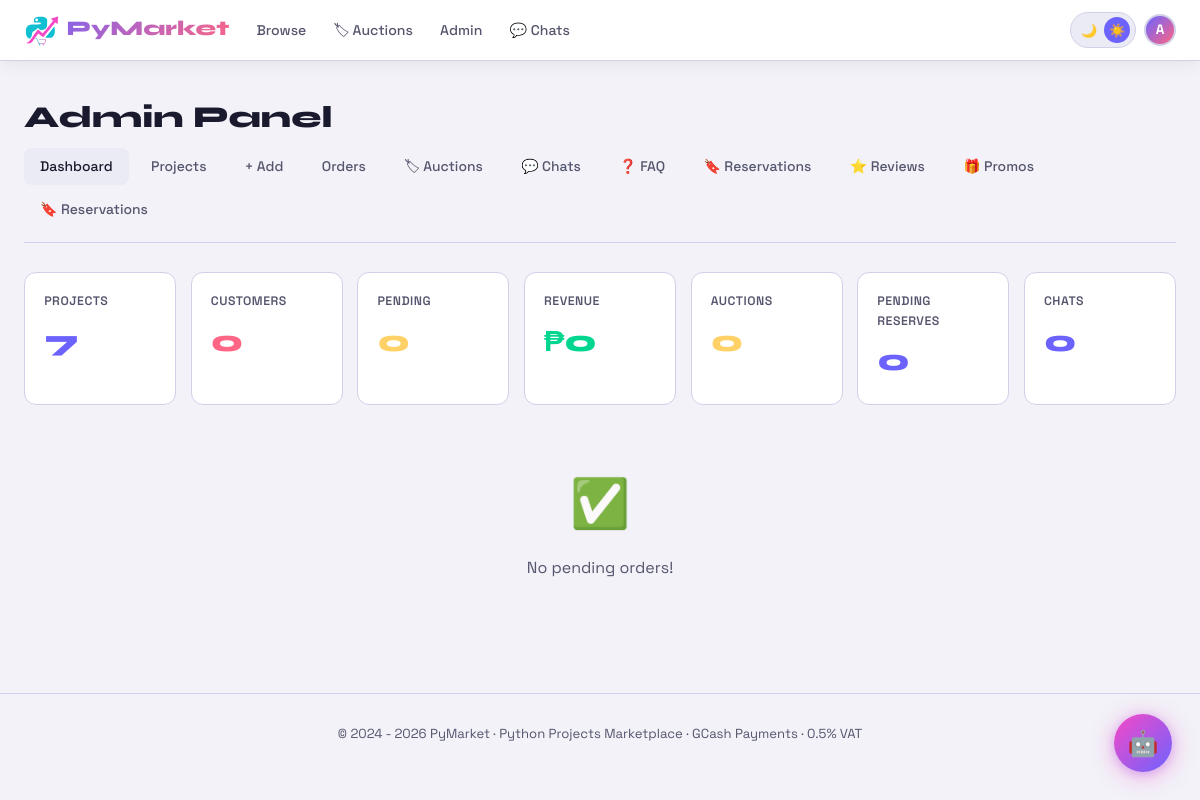
The page /admin (signed in) on the database as committed earlier.
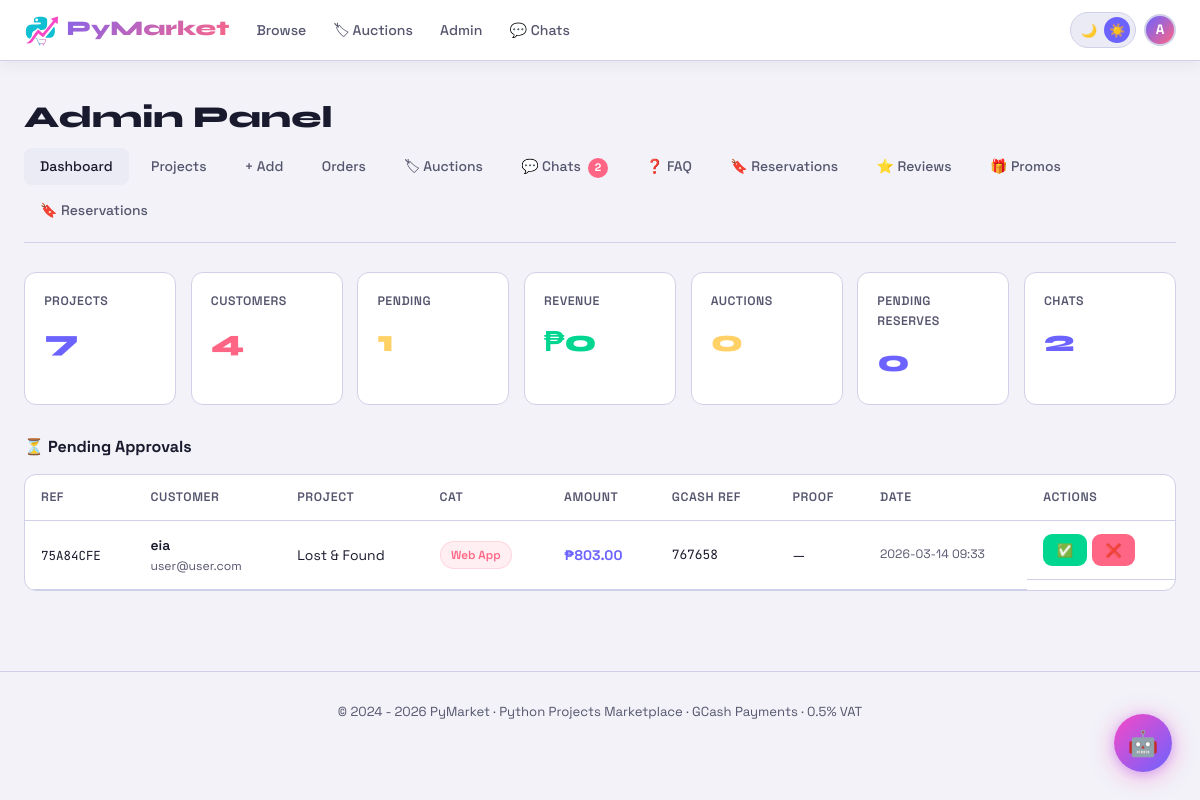
The same page on the database as committed later.
### tables this page shows
CREATE TABLE orders (
                id INTEGER PRIMARY KEY AUTOINCREMENT,
                order_ref TEXT UNIQUE NOT NULL,
                user_id INTEGER NOT NULL,
                project_id INTEGER NOT NULL,
                amount REAL NOT NULL,
                status TEXT DEFAULT "pending",
                gcash_ref TEXT,
                payment_screenshot TEXT,
                created_at TEXT DEFAULT CURRENT_TIMESTAMP,
                approved_at TEXT,
                FOREIGN KEY(user_id) REFERENCES users(id),
                FOREIGN KEY(project_id) REFERENCES projects(id)
            );

CREATE TABLE users (
                id INTEGER PRIMARY KEY AUTOINCREMENT,
                username TEXT UNIQUE NOT NULL,
                email TEXT UNIQUE NOT NULL,
                password TEXT NOT NULL,
                bio TEXT DEFAULT '',
                avatar TEXT DEFAULT '',
                is_admin INTEGER DEFAULT 0,
                created_at TEXT DEFAULT CURRENT_TIMESTAMP
            );

CREATE TABLE projects (
                id INTEGER PRIMARY KEY AUTOINCREMENT,
                title TEXT NOT NULL,
                description TEXT NOT NULL,
                price REAL NOT NULL,
                tech_stack TEXT,
                category TEXT,
                file_path TEXT,
                is_active INTEGER DEFAULT 1,
                created_at TEXT DEFAULT CURRENT_TIMESTAMP
            , original_price REAL, discount_percent REAL DEFAULT 0, view_count INTEGER DEFAULT 0);

### app.py (the view)
@app.route('/admin')
@login_required
@admin_required
def admin_dashboard():
    db = get_db()
    stats = {
        'projects':      db.execute("SELECT COUNT(*) as c FROM projects").fetchone()['c'],
        'users':         db.execute("SELECT COUNT(*) as c FROM users WHERE is_admin=0").fetchone()['c'],
        'pending':       db.execute("SELECT COUNT(*) as c FROM orders WHERE status='pending'").fetchone()['c'],
        'revenue':       db.execute("SELECT COALESCE(SUM(amount),0) as s FROM orders WHERE status='approved'").fetchone()['s'],
        'unread_chats':  db.execute("SELECT COUNT(DISTINCT user_id) as c FROM chats WHERE is_admin_reply=0").fetchone()['c'],
        'auctions':      db.execute("SELECT COUNT(*) as c FROM auctions").fetchone()['c'],
        'reservations':  db.execute("SELECT COUNT(*) as c FROM reservations WHERE status='pending'").fetchone()['c'],
    }
    pending_orders = db.execute('''
        SELECT o.*, u.username, u.email, p.title, p.category FROM orders o
        JOIN users u ON o.user_id=u.id JOIN projects p ON o.project_id=p.id
        WHERE o.status='pending' ORDER BY o.created_at DESC
    ''').fetchall()
    return render_template('admin/dashboard.html', stats=stats, pending_orders=pending_orders)

### app.py (called while the page is built)
def get_db():
    if 'db' not in g:
        conn = sqlite3.connect(DB_PATH, timeout=20)
        conn.row_factory = sqlite3.Row
        conn.execute("PRAGMA journal_mode=WAL")
        g.db = conn
    return g.db

def login_required(f):
    @wraps(f)
    def decorated(*args, **kwargs):
        if 'user_id' not in session:
            flash('login_required')
            return redirect(url_for('login', next=request.url))
        return f(*args, **kwargs)
    return decorated

def admin_required(f):
    @wraps(f)
    def decorated(*args, **kwargs):
        if not session.get('is_admin'):
            return redirect(url_for('index'))
        return f(*args, **kwargs)
    return decorated

### templates/admin/dashboard.html (shortened to what this page needs)
{% extends 'base.html' %}
{% block content %}
<div class="container">
  <h1 class="page-title">Admin Panel</h1>
  <div class="admin-nav">
    <a href="{{ url_for('admin_dashboard') }}" class="active">Dashboard</a>
    <a href="{{ url_for('admin_projects') }}">Projects</a>
    <a href="{{ url_for('admin_add_project') }}">+ Add</a>
    <a href="{{ url_for('admin_orders') }}">Orders</a>
    <a href="{{ url_for('admin_auctions') }}">🏷 Auctions</a>
    <a href="{{ url_for('admin_chats') }}">💬 Chats {% if stats.unread_chats>0 %}<span class="notif-dot">{{ stats.unread_chats }}</span>{% endif %}</a>
    <a href="{{ url_for('admin_faq') }}">❓ FAQ</a>
    <a href="{{ url_for('admin_reservations') }}">🔖 Reservations {% if stats.reservations>0 %}<span class="notif-dot">{{ stats.reservations }}</span>{% endif %}</a>
    <a href="{{ url_for('admin_reviews') }}">⭐ Reviews</a>
    <a href="{{ url_for('admin_promos') }}">🎁 Promos</a>
    <a href="{{ url_for('admin_reservations') }}">🔖 Reservations</a>
  </div>
  <div class="stats-grid">
    <div class="stat-card"><div class="stat-label">Projects</div><div class="stat-value" style="color:var(--accent)">{{ stats.projects }}</div></div>
    <div class="stat-card"><div class="stat-label">Customers</div><div class="stat-value" style="color:var(--accent2)">{{ stats.users }}</div></div>
    <div class="stat-card"><div class="stat-label">Pending</div><div class="stat-value" style="color:var(--yellow)">{{ stats.pending }}</div></div>
    <div class="stat-card"><div class="stat-label">Revenue</div><div class="stat-value" style="color:var(--green)">₱{{ "%.0f"|format(stats.revenue) }}</div></div>
    <div class="stat-card"><div class="stat-label">Auctions</div><div class="stat-value" style="color:var(--yellow)">{{ stats.auctions }}</div></div>
    <div class="stat-card"><a href="{{ url_for('admin_reservations') }}" style="text-decoration:none"><div class="stat-label">Pending Reserves</div><div class="stat-value" style="color:var(--accent)">{{ stats.reservations }}</div></a></div>
    <div class="stat-card"><div class="stat-label">Chats</div><div class="stat-value" style="color:var(--accent)">{{ stats.unread_chats }}</div></div>
  </div>
  {% if pending_orders %}
  <h2 style="font-size:1rem;font-weight:700;margin-bottom:.9rem">⏳ Pending Approvals</h2>
  <div class="table-wrap" style="background:var(--surface);border:1px solid var(--border);border-radius:12px;overflow:hidden">
    <table>
      <thead><tr><th>Ref</th><th>Customer</th><th>Project</th><th>Cat</th><th>Amount</th><th>GCash Ref</th><th>Proof</th><th>Date</th><th>Actions</th></tr></thead>
      <tbody>
        {% for o in pending_orders %}
        <tr>
          <td><span style="font-family:var(--mono);font-size:.78rem">{{ o['order_ref'] }}</span></td>
          <td><div style="font-weight:600;font-size:.87rem">{{ o['username'] }}</div><div style="color:var(--muted);font-size:.76rem">{{ o['email'] }}</div></td>
          <td style="font-size:.87rem">{{ o['title'] }}</td>
          <td>{% if o['category'] %}<span class="badge badge-cat">{{ o['category'] }}</span>{% else %}—{% endif %}</td>
          <td style="font-weight:700;color:var(--accent);white-space:nowrap">₱{{ "%.2f"|format(o['amount']) }}</td>
          <td style="font-family:var(--mono);font-size:.8rem">{{ o['gcash_ref'] or '—' }}</td>
          <td>{% if o['payment_screenshot'] %}<a href="{{ url_for('view_payment_proof',filename=o['payment_screenshot']) }}" target="_blank" class="btn btn-outline btn-sm">View</a>{% else %}—{% endif %}</td>
          <td style="color:var(--muted);font-size:.76rem;white-space:nowrap">{{ o['created_at'][:16] }}</td>
          <td style="display:flex;gap:.3rem;flex-wrap:wrap">
            <a href="{{ url_for('approve_order',oid=o['id']) }}" class="btn btn-success btn-sm">✅</a>
            <a href="{{ url_for('reject_order',oid=o['id']) }}" class="btn btn-danger btn-sm">❌</a>
          </td>
        </tr>
        {% endfor %}
      </tbody>
    </table>
  </div>
  {% else %}
  <div class="empty" style="padding:2rem"><div class="empty-icon">✅</div><div>No pending orders!</div></div>
  {% endif %}
</div>
{% endblock %}

Rows that differ between the two databases and show on the page:
added orders: order_ref "75A84CFE", username "eia", email "user@user.com", title "Lost & Found", category "Web App", amount "803.00", gcash_ref "767658", created_at "2026-03-14 09:33"
Other text that changed with them:
{{ stats.unread_chats }}: (not shown) → "2"
{{ stats.users }}: "0" → "4"
{{ stats.pending }}: "0" → "1"
{{ stats.unread_chats }}: "0" → "2"
text no longer shown: "✅ No pending orders!"
text now shown: "⏳ Pending Approvals REF CUSTOMER PROJECT CAT AMOUNT GCASH REF PROOF DATE ACTIONS"
